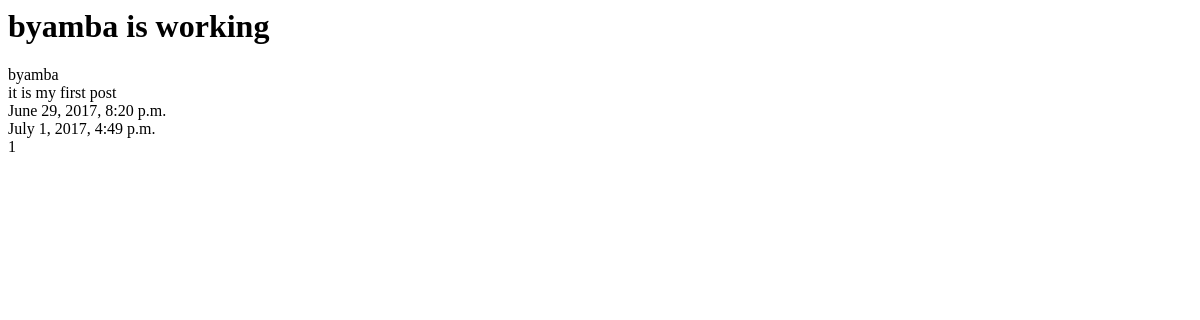
Page /posts/1/ on the earlier database version.
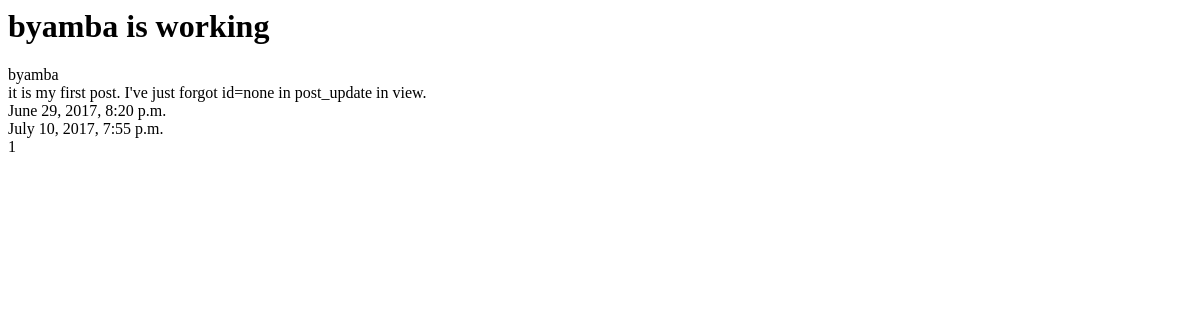
Same page on the later database version.
### posts/models.py (models this page shows, shortened)
class Post(models.Model):
    title=models.CharField(max_length=120)
    content=models.TextField()
    updated=models.DateTimeField(auto_now=True, auto_now_add=False)
    timestamp=models.DateTimeField(auto_now=False, auto_now_add=True)

### posts/views.py (the view)
# urls.py: url(r'^(?P<id>\d+)/$', post_detail, name='detail'),
def post_detail(request, id=None):
	instance = get_object_or_404(Post, id=id)
	context = {
		"title": instance.title,
		"instance": instance,
	}
	return render(request, "post_detail.html", context)

### templates/post_detail.html
<html>
<body>
<h1> {{title}} is working</h1>
{{instance.title}}</br>
{{instance.content}}</br>
{{instance.timestamp}}</br>
{{instance.updated}}</br>
{{instance.id}}</br>
</body>
</html>

Differences in the rows shown:
changed Post "byamba": content "it is my first post" → "it is my first post. I've just forgot id=none in post_update in view."; updated "July 1, 2017, 4:49 p.m." → "July 10, 2017, 7:55 p.m."
